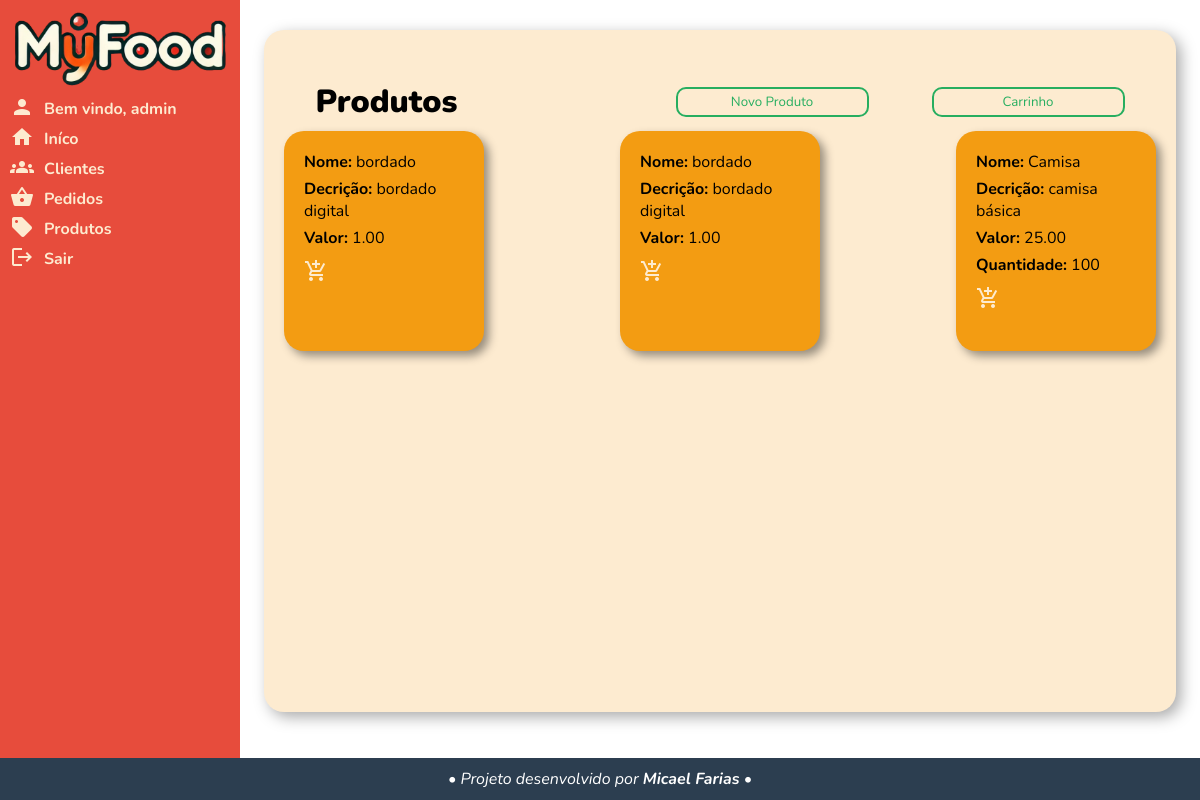
Before: /clientes/1/vendas/ (signed in) with the older database file.
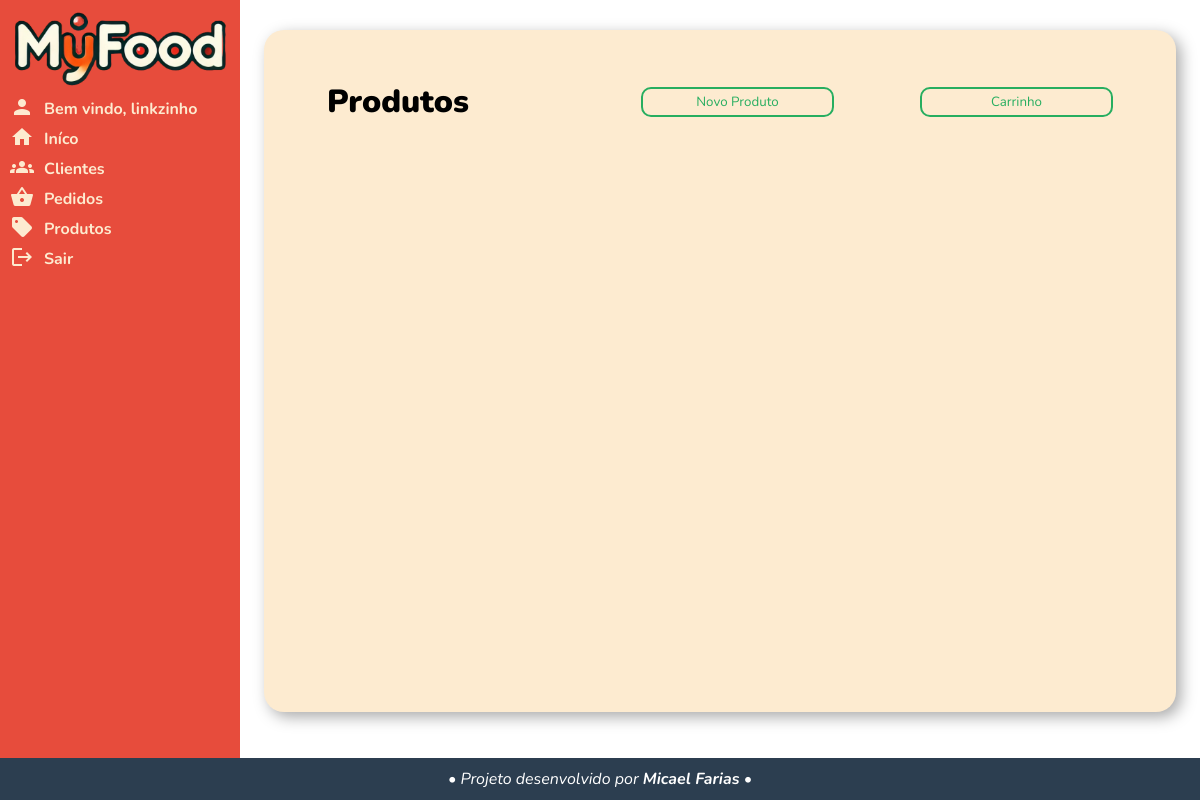
After: the same page with the newer database file.
### app/models.py (models this page shows)
class Empresa(db.Model, UserMixin):
    id = db.Column(db.Integer, primary_key=True)
    data = db.Column(db.DateTime, default=datetime.now())
    user = db.Column(db.String, nullable=False, unique=True)
    senha = db.Column(db.String(100), nullable=False)
    nome = db.Column(db.String, nullable=False)
    razao_social = db.Column(db.String, nullable=False)
    cnpj = db.Column(db.String(14), nullable=False)
    email = db.Column(db.String, nullable=False)
    telefone = db.Column(db.String, nullable=False)
    endereco = db.Column(db.JSON, nullable=False)  # Usando JSON para armazenar o endereço como lista
    produtos = db.relationship('Produtos', backref='empresa', lazy=True)
    pedidos = db.relationship('Pedido', backref='empresa', lazy=True)
    clientes = db.relationship('Cliente', backref='empresa', lazy=True)

class Produtos(db.Model):
    id = db.Column(db.Integer, primary_key=True)
    nome = db.Column(db.String, nullable=False)
    descricao = db.Column(db.String, nullable=False)
    valor = db.Column(db.Numeric(10, 2), nullable=False)
    quantidade = db.Column(db.Integer, nullable=True)
    empresa_id = db.Column(db.Integer, db.ForeignKey('empresa.id'), nullable=False)

### app/views.py (the view)
@app.route('/clientes/<int:id>/vendas/', methods=['GET', 'POST'])
@login_required
def vendas(id):
    produtos = Produtos.query.filter_by(empresa_id=current_user.id).all()
    return render_template('produtos.html', produtos=produtos, id=id)

### app/models.py (called while the page is built)
@login_manager.user_loader
def load_user(user_id):
    return Empresa.query.get(user_id)

### app/templates/produtos.html
{% extends "base.html" %} {% block main %}
<div class="conteiner">
  <h1 class="div-col-1">Produtos</h1>
  <a href="{{ url_for('novo_produto') }}"
  class="div-col-3"><input  id="submit" value="Novo Produto" /></a>
  {% if id %}
  <a href="{{ url_for('cart', id=id ) }}"
  class="div-col-4"><input  id="submit" value="Carrinho" /></a>
  {% endif %}
  <div class="conteiner-produtos div-col-1 span-4 mt-15">
      {% for produto in produtos %}
      <div class="produto">
        <p><strong>Nome:</strong> {{ produto.nome }}</p>
        <p><strong>Decrição:</strong> {{ produto.descricao }}</p>
        <p><strong>Valor:</strong> {{ produto.valor }}</p>
        {% if produto.quantidade != none %}
        <p><strong>Quantidade:</strong> {{ produto.quantidade }}</p>
        {% endif %}
        {% if id %}
        <p><a href="{{ url_for('addcarinho', id=id, produto_id=produto.id) }}">
          <i class="material-icons icon">add_shopping_cart</i
          ></a></p>
        {% endif %}
      </div>
      {% endfor %}
  </div>
</div>
{% endblock %}

### app/templates/base.html (shortened to what this page needs)
<!DOCTYPE html>
<html lang="pt-br">
  <head>
    <link
      rel="stylesheet"
      href="{{ url_for('static', filename='css/style.css') }}"
    />
  <body>
    <header>
      <div class="conteiner">
        <a href="{{ url_for('index') }}">
          <div class="logo"></div>
        </a>
        <nav>
          <ul>
            {% if current_user.is_authenticated %}
            <li>
              <a href=""
                ><i class="material-icons icon">person</i
                ><span id="link">Bem vindo, {{ current_user.user }}</span></a
              >
            </li>
            {% endif %}  {% if current_user.is_authenticated %}
            <li>
              <a href="{{ url_for('index') }}"
                ><i class="material-icons icon">home</i
                ><span id="link">Iníco</span></a
              >
            </li>
            <li>
              <a href="{{ url_for('clientes') }}">
                <i class="material-icons icon">groups</i
                ><span id="link">Clientes</span></a
              >
            </li>
            <li>
              <a href="{{ url_for('pedidos') }}">
                <i class="material-icons icon">shopping_basket</i
                ><span id="link">Pedidos</span></a
              >
            </li>
            <li>
              <a href="{{ url_for('produtos') }}">
                <i class="material-icons icon">sell</i
                ><span id="link">Produtos</span></a
              >
            </li>
            <li>
              <a href="{{ url_for('logout') }}">
                <i class="material-icons icon">logout</i
                ><span id="link">Sair</span></a
              >
            </li>
            {% endif %}
          </ul>
        </nav>
      </div>
    </header>
    <main>
      {% block main %}{% endblock %}
    </main>
    <footer>
      <div class="conteiner">
        <p>• Projeto desenvolvido por <strong>Micael Farias</strong> •</p>
      </div>
    </footer>
  </body>
</html>

### app/static/css/style.css (style rules this page uses)
* { padding: 0; margin: 0; font-family: Nunito, Arial, Helvetica, sans-serif; box-sizing: border-box; }
:root { --span: 1; --vermelho: #e74c3c; --laranja: #f39c12; --verde: #27ae60; --creme: #fdebd0; --cinza: #2c3e50; --preto: #000000; --branco: #ffffff; }
html { height: 100vh; }
body { height: 100vh; display: grid; background: var(--creme); grid-template-columns: auto 1fr; grid-template-rows: 1fr auto; }
.icon { position: relative; top: 5px; padding-right: 10px; color: var(--creme); }
header { position: relative; z-index: 1; background: var(--vermelho); }
header > .conteiner { padding: 10px; width: 5ch; height: 100%; overflow: hidden; transition: all 0.5s; }
header > .conteiner > nav > ul { list-style: none; color: var(--creme); font-weight: bolder; }
header > .conteiner > nav > ul > li { display: block; position: relative; white-space: nowrap; }
header > .conteiner > a > div.logo { height: 80px; background-image: url(../img/logo-pq.png); background-size: 100% auto; background-repeat: no-repeat; background-position: center center; }
header > .conteiner > nav > ul > li > a { text-decoration: none; color: var(--creme); }
header > .conteiner > nav > ul > li > a > span { display: none; }
main { display: grid; justify-items: center; align-items: center; background: var(--branco); }
main > .conteiner { display: grid; align-content: start; align-self: start; align-items: center; justify-items: center; background: var(--creme); width: 95%; min-height: 90%; padding: 20px; padding-top: 50px; margin-block: 30px; border-radius: 20px; box-shadow: 5px 5px 15px #00000056; }
a { text-decoration: none; }
main .conteiner > h1 { font-weight: 900; }
main .conteiner input, main .conteiner select { display: block; width: 100%; height: 30px; position: relative; background: var(--creme); border: 2px solid var(--vermelho); border-radius: 10px; padding-left: 10px; }
main .conteiner input:focus, main .conteiner input:valid, main .conteiner select:focus, main .conteiner select:valid { border: 2px solid var(--verde); outline: none; }
.div-col-1 { grid-column: 1 / span var(--span); }
.div-col-3 { grid-column: 3 / span var(--span); }
.div-col-4 { grid-column: 4 / span var(--span); }
.span-4 { --span: 4; }
.mt-15 { margin-top: 15px; }
#submit { padding: 0; text-align: center; padding-inline: 10px; color: var(--verde); cursor: pointer; }
.conteiner-produtos { display: flex; flex-flow: row wrap; gap: 10px; width: 100%; justify-content: space-between; height: 100%; }
footer { position: relative; z-index: 1; text-align: center; font-style: italic; padding-block: 10px; background: var(--cinza); grid-column: span 2; color: var(--branco); }

Changed rows visible on the page:
no longer on this page (row edited): Produtos: nome "bordado", descricao "bordado digital", valor "1.00"
no longer on this page (row edited): Produtos: nome "bordado", descricao "bordado digital", valor "1.00"
no longer on this page (row edited): Produtos: nome "Camisa", descricao "camisa básica", valor "25.00", quantidade "100"
changed Empresa: user "admin" → "linkzinho"
